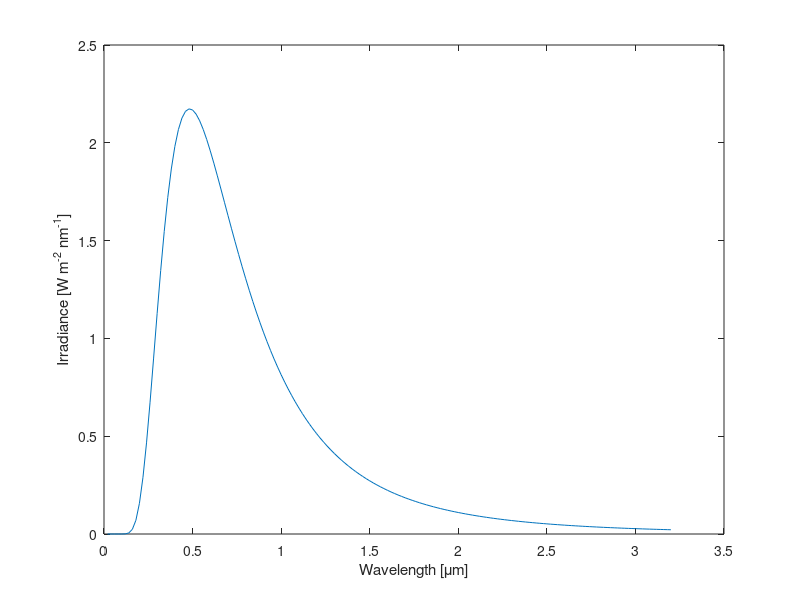

The MATLAB script that drew this image:
h = 6.626e-34; % Planck's Constant
c = 3e8; % speed of light
T = 6000; % absolute temperature
k = 1.38066e-23; % Boltzmann constant in J/K
lambda = 0:20e-9:3200e-9; % wavelength

% spectral radiance
p = 2*h*c*c./(lambda.^5);
b6000 = p./(exp(h*c./(lambda*k*T))-1);
b6000 = (1e-9).*b6000;

% multiply by the square of the ratio of the solar radius of earth's
% orbital radius
b6000 = b6000.*(2.177e-5);

% apply Lambert's cosine law
b6000 = b6000.*pi;

% convert units for lambda
lambda = lambda.*1e6;

% print result
fh = figure(1);
plot(lambda,b6000)
xlabel('Wavelength [\mu{m}]');
ylabel('Irradiance [W m^{-2} nm^{-1}]');